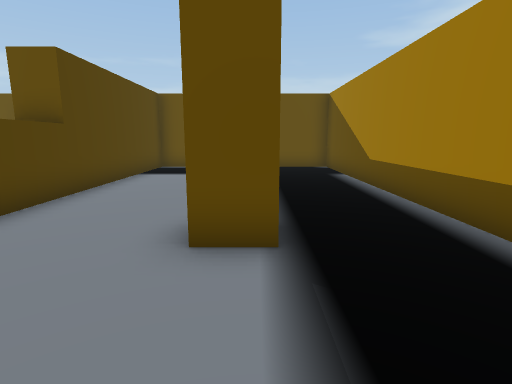
View 1 (above)

21 first-person views from a walk through a 3-D level made in the Unity game engine. The camera is 1.2 m above the floor, tilts 10° down and sees 80° across. The floor is counted in squares, 1 m on a side. Each view is taken from the middle of a square. On the plan, view 1 faces up. The plan holds only what a view shows up to about 13 squares ahead; the rest is blank. The place goes on beyond the plan. The player is left out.

View 2
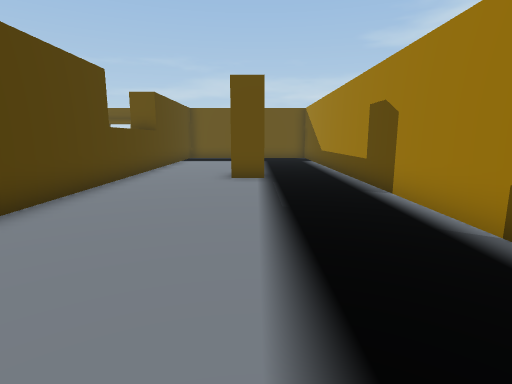

View 3
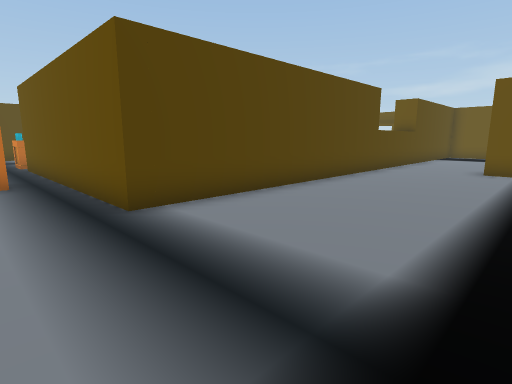

View 4
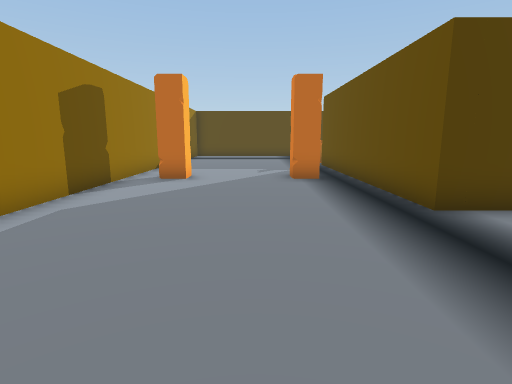

View 5
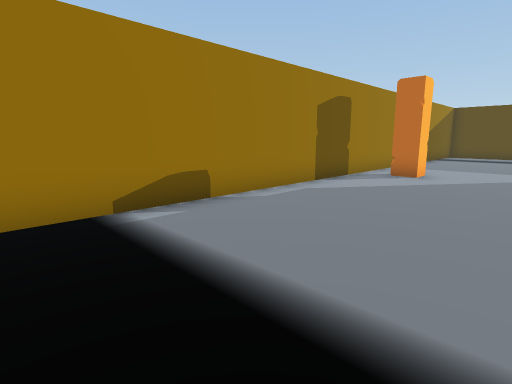

View 6
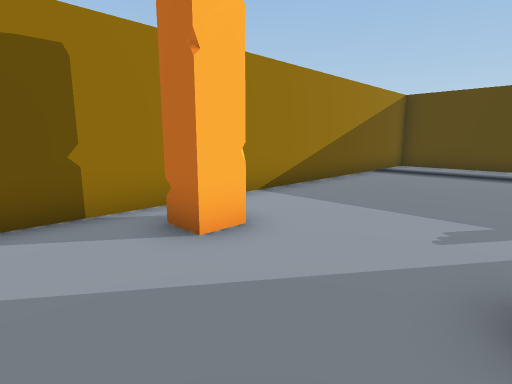

View 7
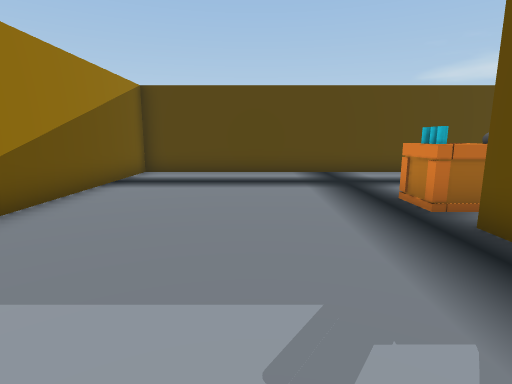

View 8
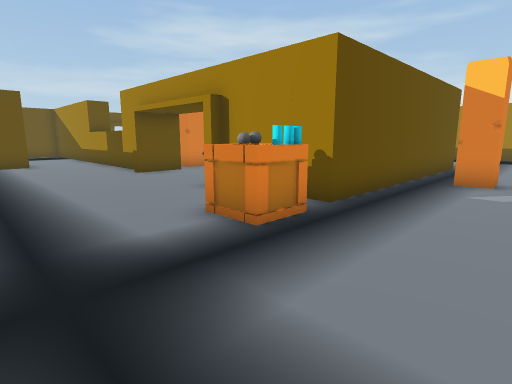

View 9
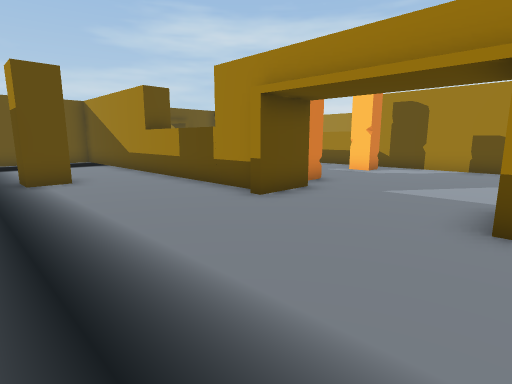

View 10
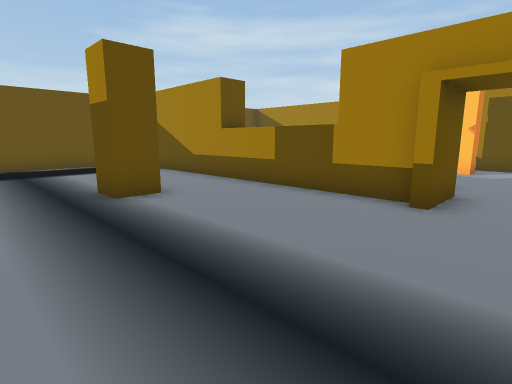

View 11
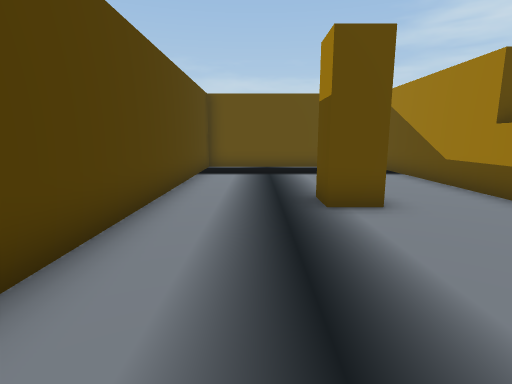

View 12
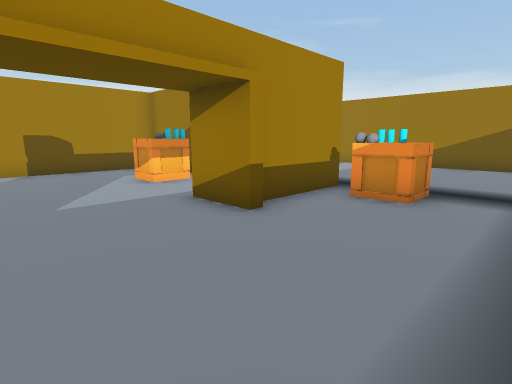

View 13
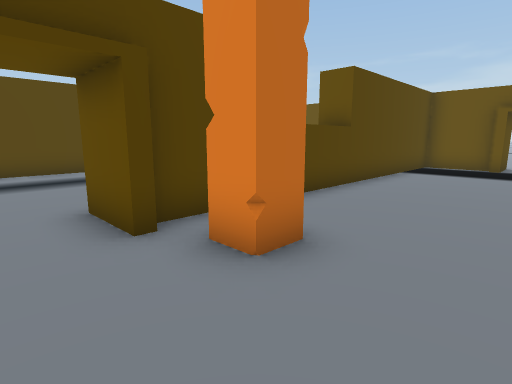

View 14
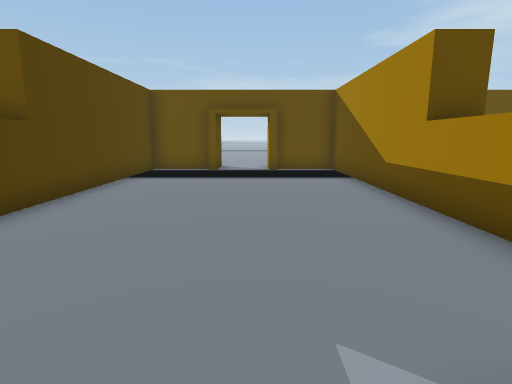

View 15
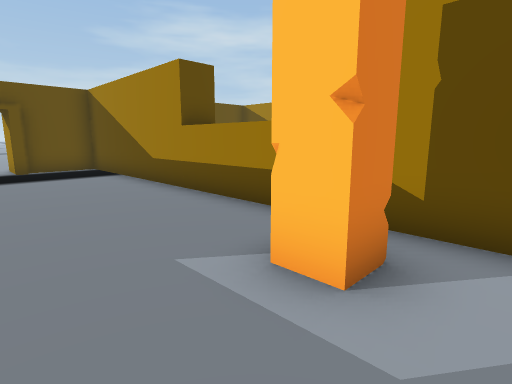

View 16
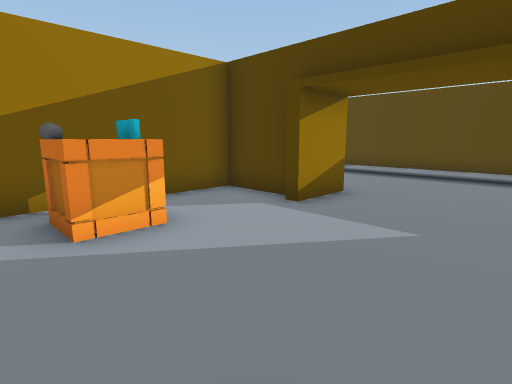

View 17
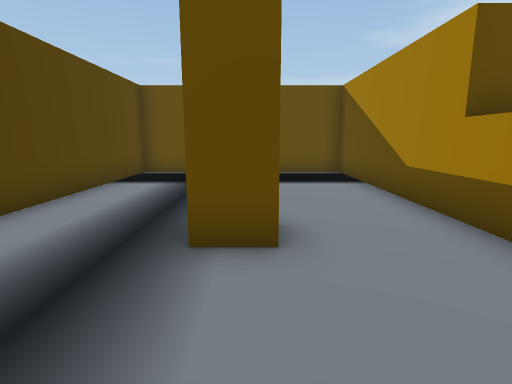

View 18
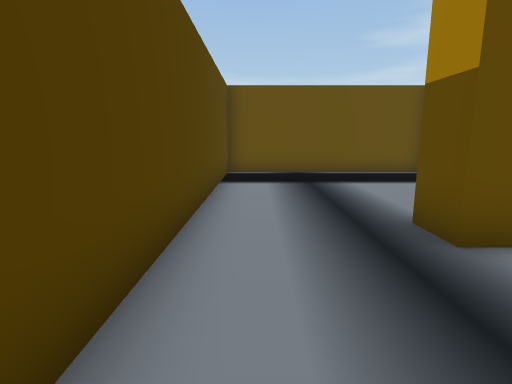

View 19
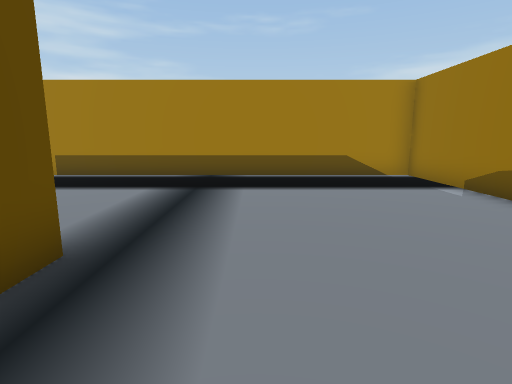

View 20
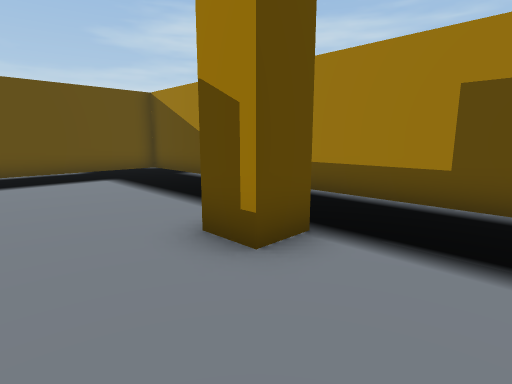

View 21
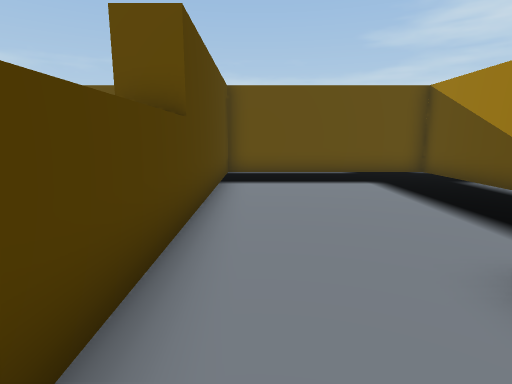

### Floor plan
Points are (right, up) in squares from view 1. A wall is a line through its corners. A room is listed if a view was taken in it or the views show most of it. See-through windows are left out.
Room 1 (views 1, 2, 3, 4, 5, 6, 7, 8, 9, 10, 11, 12, 13, 14, 15, 16, 17, 18, 19, 20, 21)
walls: (-11.6, 0.5) (-13.4, 0.5) (-13.4, 0.9); (-12, -4) (-12, -6) (-5, -6) (-5, 1.6); (-12, 2.1) (-12, 0.9); (-13, 0.9) (-13, 13) (-20, 13) (-20, -14) (3, -14) (3, 13) (-4, 13) (-4, -7) (-13, -7) (-13, -3.8); (-13.4, -3.5) (-11.6, -3.5) (-11.6, -3.9); (-5, 3.5) (-5, 13) (-7.2, 13); (-11.9, 6.5) (-13, 6.5); (-3.9, 6.5) (-5, 6.5); (-9.5, 12.6) (-9.9, 12.6); (-9.8, 13) (-12, 13) (-12, 4.5)
ways out: opening at (-8.5, 13.5)
objects: other object (-17, 5) to (-16, 6); crate (-15, -7) to (-14, -6); other object (-11, 1) to (-10, 2); other object (-9, -13) to (-8, -12); other object (-9, -9) to (-8, -8); crate (-9, -5) to (-8, -4); other object (-7, 1) to (-6, 2); other object (-1, 3) to (0, 4)

Where each view was taken, in squares from view 1:
view 1: 0 up, 0 right, facing up
view 2: 6 down, 0 right, facing up
view 3: 9 down, 1 right, facing up-left
view 4: 10 down, 1 right, facing left
view 5: 9 down, 2 right, facing down-left
view 6: 9 down, 6 left, facing down-left
view 7: 10 down, 9 left, facing left
view 8: 10 down, 18 left, facing up-right
view 9: 4 down, 18 left, facing up-right
view 10: 1 down, 19 left, facing up-right
view 11: 0 up, 18 left, facing up
view 12: 0 up, 17 left, facing down-right
view 13: 1 down, 8 left, facing up-left
view 14: 1 up, 8 left, facing up
view 15: 0 up, 9 left, facing up-right
view 16: 0 up, 7 left, facing down-left
view 17: 2 up, 16 left, facing up
view 18: 2 up, 19 left, facing up
view 19: 9 down, 7 left, facing right
view 20: 1 up, 3 left, facing up-right
view 21: 2 up, 3 left, facing up
